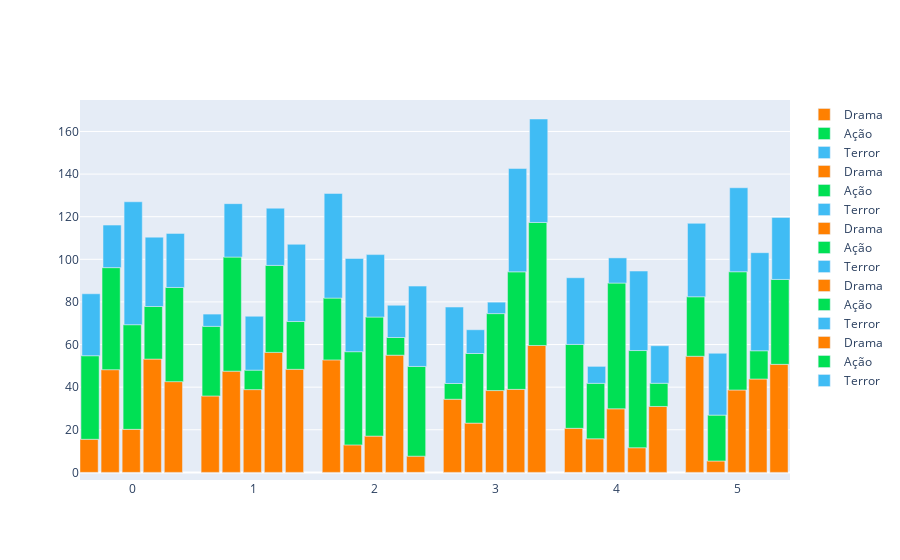

Notebook cell for this chart:
### Code cell
# 
# plt.figure(figsize=(25, 15))
fig = go.Figure()

# Posicionamento das barras
x = np.arange(len(df['months'].unique()))  # Garantindo que o eixo X seja numérico único
largura = 0.15  # Largura das barras (reduzida para mais barras no gráfico)

# Número total de valores únicos de 'stars'
num_stars = len(df["stars"].unique())

# Encontrando a posição de 'star = 3'
index_star_3 = np.where(df["stars"].unique() == 3)[0][0]

# Loop para cada valor único de 'stars'
total_users_per_month = np.zeros(len(x))

# descoc_inter = 0
handles = []
labels = []

for i, star in enumerate(df["stars"].unique()):
    df_filter = df[df["stars"] == star]  # Filtrando para a estrela atual
    bottom = np.zeros(len(x))  # Reinicializando o bottom para cada 'star'

    # Ajustando o deslocamento baseado no índice de 'star = 3'
    deslocamento = (i - index_star_3) * largura  # Alinha 'star = 3' no centro
    

    for genre in df_filter['genre'].unique():
        # Filtrando os usuários por gênero
        users = df_filter[df_filter['genre'] == genre].groupby('months')['users'].sum()
        
        # Garantindo o alinhamento correto do eixo X
        genre_x = [list(df_filter['months'].unique()).index(month) for month in users.index]
        # genre_x_com_deslocamento = [x_val + deslocamento for x_val in genre_x]

        # Adicionando o deslocamento à posição de cada barra
        # genre_x_com_deslocamento = [x_val + deslocamento for x_val in genre_x]
        genre_x_com_deslocamento = [x_val + deslocamento for x_val in genre_x]
        # Plotando a barra empilhada para o gênero
        # bars = 

        print(genre_x_com_deslocamento)
        bars = fig.add_trace(go.Bar(
            x=genre_x_com_deslocamento,  # Eixo X (categorias)
            y=users,  # Valores para cada categoria
            name=f'{genre}',  # Nome do gênero
            marker_color=genre_color[genre],  # Cor das barras
            width=largura,  # Largura das barras
            base=bottom[genre_x],
            # base=deslocamento,  # Deslocamento (começo da barra)
            hoverinfo='x+y+name',  # Informações de hover
        ))


        # Atualizando o valor de 'bottom' para o próximo grupo
        bottom[genre_x] += users

        total_users_per_month[genre_x] += users

        # # # Adicionando o handle e label para o gênero apenas na primeira ocorrência
        # if i == 0:  # Só adicionar à legenda na primeira estrela
        #     print(bars)
        #     handles.append(bars[0])  # Selecionando a primeira barra (para o gênero)
        #     labels.append(genre)
        
        if genre == df_filter['genre'].unique()[-1]:

            for j, bar in enumerate(bars):
                pass
                # plt.text(
                #         bar.get_x() + bar.get_width() / 2,  # Posição X (meio da barra)
                #         bar.get_y() + users.iloc[j],  # Posição Y (no topo da barra)
                #         f"{star}★",  # Texto da anotação
                #         ha='center',  # Alinha o texto ao centro
                #         va='bottom',  # Coloca o texto acima da barra
                #         fontsize=20,  # Tamanho da fonte
                #         color='black'  # Cor do texto
                #     )


# plt.xticks(x, ["Janeiro", "Fevereiro", "Março", "Abril", "Maio", "Junho"], fontsize=20)
# # plt.xticks(x, df['months'].unique(), fontsize=20)
# plt.xlabel("Mês", fontsize=20)
# plt.yticks(fontsize=20)
# plt.ylabel("Usuários", fontsize=20)

# # Adicionando legenda
# plt.legend(handles=handles, labels=labels, title="Gêneros", bbox_to_anchor=(1.05, 1), loc='upper left', fontsize=20, title_fontsize=20)

# df_grouped = df.groupby("months").sum().reset_index()

# plt.plot(x, df_grouped['users'], color='red', linestyle='--', label="Linha de Tendência")

# # print(df_grouped[df_grouped["months"] == "Junho"]['users'].values[0])

# plt.text(
#     x[-1] + 0.2, 
#     df_grouped[df_grouped["months"] == 6]['users'].values[0], 
#     'Total de usuários\n ativos no mês', fontsize=20, ha='center', color='black'
# )

# # plt.grid(True, which='both', color='black', linestyle='--', linewidth=0.5)

# plt.title("Classificação de filmes por gênero por mês e usuários totais", fontsize=24)

# # Exibindo o gráfico
# plt.tight_layout()  # Ajusta automaticamente o layout para evitar sobreposição de legendas
# plt.show()
fig.show()

### Figure 1 — Plotly figure (JSON) as saved in the notebook; plotly's stock layout.template omitted (floating-point values rounded to 4 significant figures)
{"data": [{"base": [0, 0, 0, 0, 0, 0], "hoverinfo": "x+y+name", "marker": {"color": "#ff8000"}, "name": "Drama", "type": "bar", "width": 0.15, "x": [-0.3, 0.7, 1.7, 2.7, 3.7, 4.7], "y": [15.53, 35.87, 52.8, 34.33, 20.69, 54.5]}, {"base": [15.53, 35.87, 52.8, 34.33, 20.69, 54.5], "hoverinfo": "x+y+name", "marker": {"color": "#00e054"}, "name": "Ação", "type": "bar", "width": 0.15, "x": [-0.3, 0.7, 1.7, 2.7, 3.7, 4.7], "y": [39.22, 32.67, 28.99, 7.383, 39.37, 27.92]}, {"base": [54.75, 68.54, 81.79, 41.71, 60.06, 82.42], "hoverinfo": "x+y+name", "marker": {"color": "#40bcf4"}, "name": "Terror", "type": "bar", "width": 0.15, "x": [-0.3, 0.7, 1.7, 2.7, 3.7, 4.7], "y": [29.08, 5.757, 49.12, 35.88, 31.3, 34.47]}, {"base": [0, 0, 0, 0, 0, 0], "hoverinfo": "x+y+name", "marker": {"color": "#ff8000"}, "name": "Drama", "type": "bar", "width": 0.15, "x": [-0.15, 0.85, 1.85, 2.85, 3.85, 4.85], "y": [48.19, 47.51, 12.91, 23.13, 15.76, 5.341]}, {"base": [48.19, 47.51, 12.91, 23.13, 15.76, 5.341], "hoverinfo": "x+y+name", "marker": {"color": "#00e054"}, "name": "Ação", "type": "bar", "width": 0.15, "x": [-0.15, 0.85, 1.85, 2.85, 3.85, 4.85], "y": [47.9, 53.55, 43.73, 32.66, 26.03, 21.54]}, {"base": [96.09, 101.1, 56.64, 55.79, 41.79, 26.88], "hoverinfo": "x+y+name", "marker": {"color": "#40bcf4"}, "name": "Terror", "type": "bar", "width": 0.15, "x": [-0.15, 0.85, 1.85, 2.85, 3.85, 4.85], "y": [19.99, 25.07, 43.75, 11.15, 7.963, 29.03]}, {"base": [0, 0, 0, 0, 0, 0], "hoverinfo": "x+y+name", "marker": {"color": "#ff8000"}, "name": "Drama", "type": "bar", "width": 0.15, "x": [0, 1, 2, 3, 4, 5], "y": [20.21, 38.85, 17.03, 38.4, 29.84, 38.67]}, {"base": [20.21, 38.85, 17.03, 38.4, 29.84, 38.67], "hoverinfo": "x+y+name", "marker": {"color": "#00e054"}, "name": "Ação", "type": "bar", "width": 0.15, "x": [0, 1, 2, 3, 4, 5], "y": [49.1, 9.146, 55.87, 36.13, 59.01, 55.5]}, {"base": [69.31, 47.99, 72.9, 74.52, 88.85, 94.17], "hoverinfo": "x+y+name", "marker": {"color": "#40bcf4"}, "name": "Terror", "type": "bar", "width": 0.15, "x": [0, 1, 2, 3, 4, 5], "y": [57.7, 25.29, 29.32, 5.372, 11.82, 39.42]}, {"base": [0, 0, 0, 0, 0, 0], "hoverinfo": "x+y+name", "marker": {"color": "#ff8000"}, "name": "Drama", "type": "bar", "width": 0.15, "x": [0.15, 1.15, 2.15, 3.15, 4.15, 5.15], "y": [53.18, 56.32, 55.01, 38.96, 11.57, 43.83]}, {"base": [53.18, 56.32, 55.01, 38.96, 11.57, 43.83], "hoverinfo": "x+y+name", "marker": {"color": "#00e054"}, "name": "Ação", "type": "bar", "width": 0.15, "x": [0.15, 1.15, 2.15, 3.15, 4.15, 5.15], "y": [24.68, 40.83, 8.29, 55.17, 45.62, 13.24]}, {"base": [77.86, 97.15, 63.3, 94.13, 57.18, 57.07], "hoverinfo": "x+y+name", "marker": {"color": "#40bcf4"}, "name": "Terror", "type": "bar", "width": 0.15, "x": [0.15, 1.15, 2.15, 3.15, 4.15, 5.15], "y": [32.55, 26.85, 15.14, 48.48, 37.3, 46.03]}, {"base": [0, 0, 0, 0, 0, 0], "hoverinfo": "x+y+name", "marker": {"color": "#ff8000"}, "name": "Drama", "type": "bar", "width": 0.15, "x": [0.3, 1.3, 2.3, 3.3, 4.3, 5.3], "y": [42.59, 48.38, 7.605, 59.56, 30.94, 50.71]}, {"base": [42.59, 48.38, 7.605, 59.56, 30.94, 50.71], "hoverinfo": "x+y+name", "marker": {"color": "#00e054"}, "name": "Ação", "type": "bar", "width": 0.15, "x": [0.3, 1.3, 2.3, 3.3, 4.3, 5.3], "y": [44.2, 22.43, 42.12, 57.73, 10.89, 39.85]}, {"base": [86.79, 70.81, 49.72, 117.3, 41.83, 90.56], "hoverinfo": "x+y+name", "marker": {"color": "#40bcf4"}, "name": "Terror", "type": "bar", "width": 0.15, "x": [0.3, 1.3, 2.3, 3.3, 4.3, 5.3], "y": [25.36, 36.25, 37.7, 48.56, 17.61, 29.11]}], "layout": {}}
